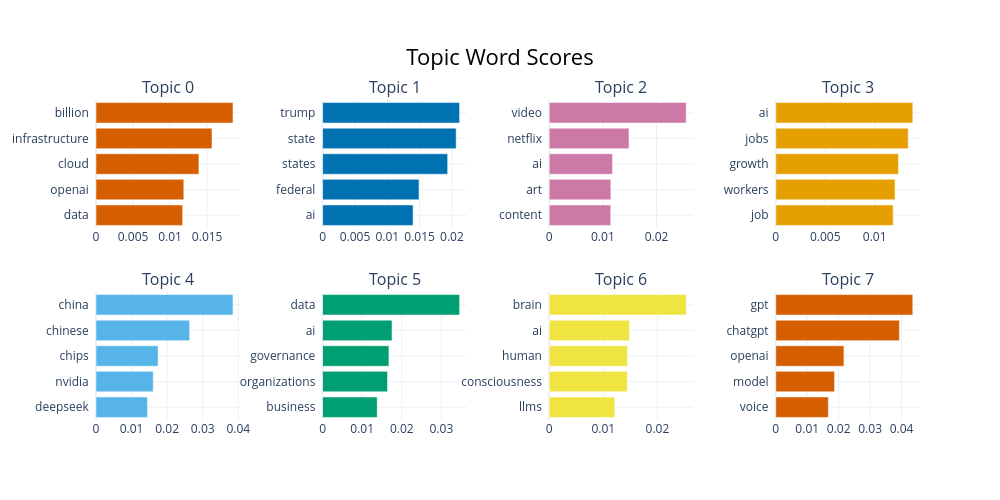

The code cell stored with this chart in its notebook:
### Code cell
outlier_bert.visualize_barchart()

### Figure 1 — Plotly figure (JSON) as saved in the notebook; plotly's stock layout.template omitted (floating-point values rounded to 4 significant figures)
{"data": [{"marker": {"color": "#D55E00"}, "orientation": "h", "type": "bar", "x": [0.01169, 0.01185, 0.01388, 0.01565, 0.01849], "xaxis": "x", "y": ["data  ", "openai  ", "cloud  ", "infrastructure  ", "billion  "], "yaxis": "y"}, {"marker": {"color": "#0072B2"}, "orientation": "h", "type": "bar", "x": [0.014, 0.0149, 0.01933, 0.02065, 0.02118], "xaxis": "x2", "y": ["ai  ", "federal  ", "states  ", "state  ", "trump  "], "yaxis": "y2"}, {"marker": {"color": "#CC79A7"}, "orientation": "h", "type": "bar", "x": [0.01146, 0.01149, 0.0118, 0.01486, 0.02552], "xaxis": "x3", "y": ["content  ", "art  ", "ai  ", "netflix  ", "video  "], "yaxis": "y3"}, {"marker": {"color": "#E69F00"}, "orientation": "h", "type": "bar", "x": [0.01187, 0.01206, 0.0124, 0.01339, 0.01385], "xaxis": "x4", "y": ["job  ", "workers  ", "growth  ", "jobs  ", "ai  "], "yaxis": "y4"}, {"marker": {"color": "#56B4E9"}, "orientation": "h", "type": "bar", "x": [0.01449, 0.01609, 0.01745, 0.02633, 0.03851], "xaxis": "x5", "y": ["deepseek  ", "nvidia  ", "chips  ", "chinese  ", "china  "], "yaxis": "y5"}, {"marker": {"color": "#009E73"}, "orientation": "h", "type": "bar", "x": [0.01379, 0.0164, 0.01675, 0.01754, 0.0346], "xaxis": "x6", "y": ["business  ", "organizations  ", "governance  ", "ai  ", "data  "], "yaxis": "y6"}, {"marker": {"color": "#F0E442"}, "orientation": "h", "type": "bar", "x": [0.01213, 0.01444, 0.01448, 0.01484, 0.02532], "xaxis": "x7", "y": ["llms  ", "consciousness  ", "human  ", "ai  ", "brain  "], "yaxis": "y7"}, {"marker": {"color": "#D55E00"}, "orientation": "h", "type": "bar", "x": [0.01672, 0.01868, 0.02168, 0.03932, 0.04358], "xaxis": "x8", "y": ["voice  ", "model  ", "openai  ", "chatgpt  ", "gpt  "], "yaxis": "y8"}], "layout": {"annotations": [{"font": {"size": 16}, "showarrow": false, "text": "Topic 0", "x": 0.0875, "xanchor": "center", "xref": "paper", "y": 1, "yanchor": "bottom", "yref": "paper"}, {"font": {"size": 16}, "showarrow": false, "text": "Topic 1", "x": 0.3625, "xanchor": "center", "xref": "paper", "y": 1, "yanchor": "bottom", "yref": "paper"}, {"font": {"size": 16}, "showarrow": false, "text": "Topic 2", "x": 0.6375, "xanchor": "center", "xref": "paper", "y": 1, "yanchor": "bottom", "yref": "paper"}, {"font": {"size": 16}, "showarrow": false, "text": "Topic 3", "x": 0.9125, "xanchor": "center", "xref": "paper", "y": 1, "yanchor": "bottom", "yref": "paper"}, {"font": {"size": 16}, "showarrow": false, "text": "Topic 4", "x": 0.0875, "xanchor": "center", "xref": "paper", "y": 0.4, "yanchor": "bottom", "yref": "paper"}, {"font": {"size": 16}, "showarrow": false, "text": "Topic 5", "x": 0.3625, "xanchor": "center", "xref": "paper", "y": 0.4, "yanchor": "bottom", "yref": "paper"}, {"font": {"size": 16}, "showarrow": false, "text": "Topic 6", "x": 0.6375, "xanchor": "center", "xref": "paper", "y": 0.4, "yanchor": "bottom", "yref": "paper"}, {"font": {"size": 16}, "showarrow": false, "text": "Topic 7", "x": 0.9125, "xanchor": "center", "xref": "paper", "y": 0.4, "yanchor": "bottom", "yref": "paper"}], "height": 500, "hoverlabel": {"bgcolor": "white", "font": {"family": "Rockwell", "size": 16}}, "showlegend": false, "title": {"font": {"color": "Black", "size": 22}, "text": "Topic Word Scores", "x": 0.5, "xanchor": "center", "yanchor": "top"}, "width": 1000, "xaxis": {"anchor": "y", "domain": [0, 0.175], "showgrid": true}, "xaxis2": {"anchor": "y2", "domain": [0.275, 0.45], "showgrid": true}, "xaxis3": {"anchor": "y3", "domain": [0.55, 0.725], "showgrid": true}, "xaxis4": {"anchor": "y4", "domain": [0.825, 1], "showgrid": true}, "xaxis5": {"anchor": "y5", "domain": [0, 0.175], "showgrid": true}, "xaxis6": {"anchor": "y6", "domain": [0.275, 0.45], "showgrid": true}, "xaxis7": {"anchor": "y7", "domain": [0.55, 0.725], "showgrid": true}, "xaxis8": {"anchor": "y8", "domain": [0.825, 1], "showgrid": true}, "yaxis": {"anchor": "x", "domain": [0.6, 1], "showgrid": true}, "yaxis2": {"anchor": "x2", "domain": [0.6, 1], "showgrid": true}, "yaxis3": {"anchor": "x3", "domain": [0.6, 1], "showgrid": true}, "yaxis4": {"anchor": "x4", "domain": [0.6, 1], "showgrid": true}, "yaxis5": {"anchor": "x5", "domain": [0, 0.4], "showgrid": true}, "yaxis6": {"anchor": "x6", "domain": [0, 0.4], "showgrid": true}, "yaxis7": {"anchor": "x7", "domain": [0, 0.4], "showgrid": true}, "yaxis8": {"anchor": "x8", "domain": [0, 0.4], "showgrid": true}}}
